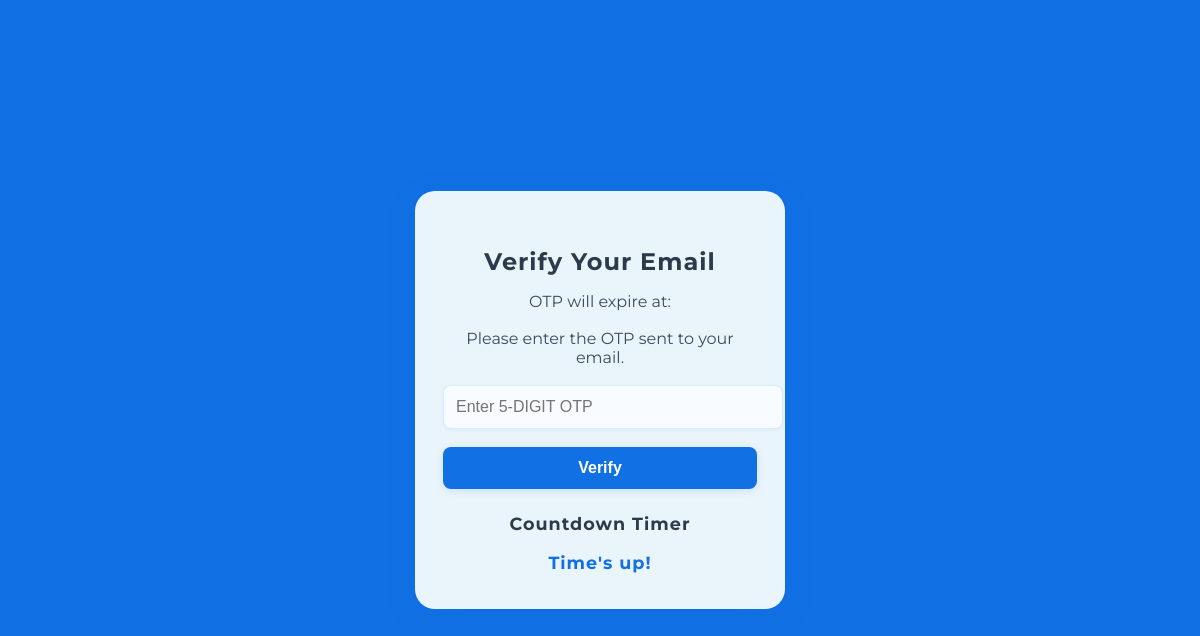
Page /Web/php/login_signup/verify.php?token=dc890ee679a8dc3ff0f050720a4cb30a on the earlier database version.
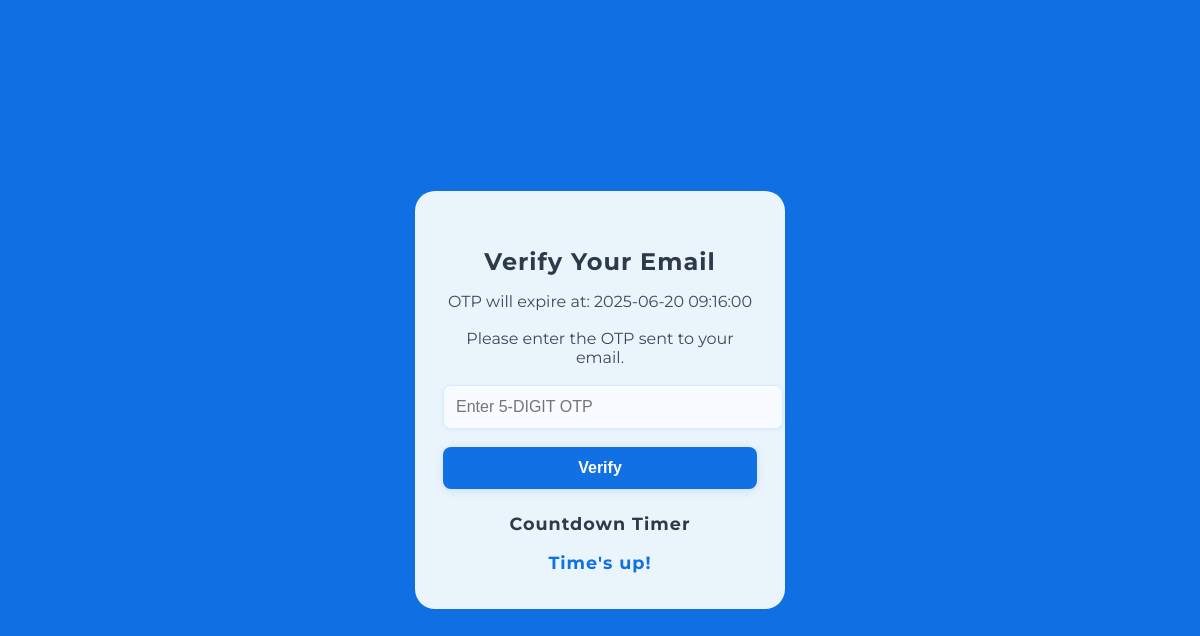
Same page on the later database version.
### tables this page shows
CREATE TABLE `users_verify` (
  `user_id` int(11) NOT NULL,
  `verify_token` varchar(255) DEFAULT NULL,
  `is_verified` tinyint(1) NOT NULL DEFAULT 0,
  `otp` varchar(5) DEFAULT NULL,
  `otp_expiry` timestamp NOT NULL DEFAULT current_timestamp()
);

### Web/php/login_signup/verify.php (the view, shortened to what this page needs)
<?php
    require_once __DIR__ . '/../connection.php';
$token = '';
$expiry_time = '';
if (isset($_GET['token'])) {
    $token = $_GET['token'];
} elseif (isset($_POST['token'])) {
    $token = $_POST['token'];
}
if (!empty($token)) {
    $stmt = $connect->prepare(" SELECT otp_expiry FROM users_verify WHERE verify_token = ? " );
    $stmt->bind_param("s", $token);
    $stmt->execute();
    $result = $stmt->get_result();
    if ($result->num_rows > 0) {
        $row = $result->fetch_assoc();
        $expiry_time = $row['otp_expiry'];
    }
}
?>
<!DOCTYPE html>
<html lang="en">
<head>
</head>
<body>
    <form action="/verify" method="post">
        <div class="card">
            <h2>Verify Your Email</h2>
            <p><?php echo "OTP will expire at: $expiry_time"; ?></p>
            <p>Please enter the OTP sent to your email.</p>
            <input type="text" name="otp" placeholder="Enter 5-DIGIT OTP" required>
            <input type="submit" name="verify" value="Verify">
            <h2 style="font-size:1.1rem; margin-top:24px;">Countdown Timer</h2>
            <p id="timer">Loading...</p>
        </div>
    </form>
</body>
</html>

### Web/php/login_signup/verify.php (style rules this page uses)
body { background: #1170e3; min-height: 100vh; margin: 0; font-family: 'Montserrat', Arial, sans-serif; display: flex; justify-content: center; align-items: center; }
form { width: 370px; }
.card { background: #eaf4fb; border-radius: 20px; box-shadow: 0 8px 32px rgba(17, 112, 227, 0.13); padding: 36px 28px; border: none; transition: box-shadow 0.2s; }
h2 { text-align: center; color: #2d3a4b; margin-bottom: 14px; font-weight: 700; letter-spacing: 1px; }
p { color: #3a4a5d; text-align: center; margin-bottom: 18px; font-size: 1rem; }
input[type="text"] { width: 100%; padding: 12px; margin-bottom: 18px; border: 1.5px solid #dbeafe; border-radius: 8px; background: #f8fbff; font-size: 1rem; transition: border 0.2s, box-shadow 0.2s; box-shadow: 0 1px 4px rgba(17, 112, 227, 0.07); }
input[type="submit"] { width: 100%; background: #1170e3; color: #fff; border: none; padding: 12px 0; border-radius: 8px; font-size: 1rem; font-weight: 700; cursor: pointer; transition: background 0.18s, transform 0.18s; box-shadow: 0 2px 8px rgba(17, 112, 227, 0.13); }
#timer { font-size: 1.1rem; font-weight: 700; color: #1170e3; margin-bottom: 0; letter-spacing: 1px; }

Differences in the rows shown:
added users_verify: otp_expiry "2025-06-20 09:16:00"
